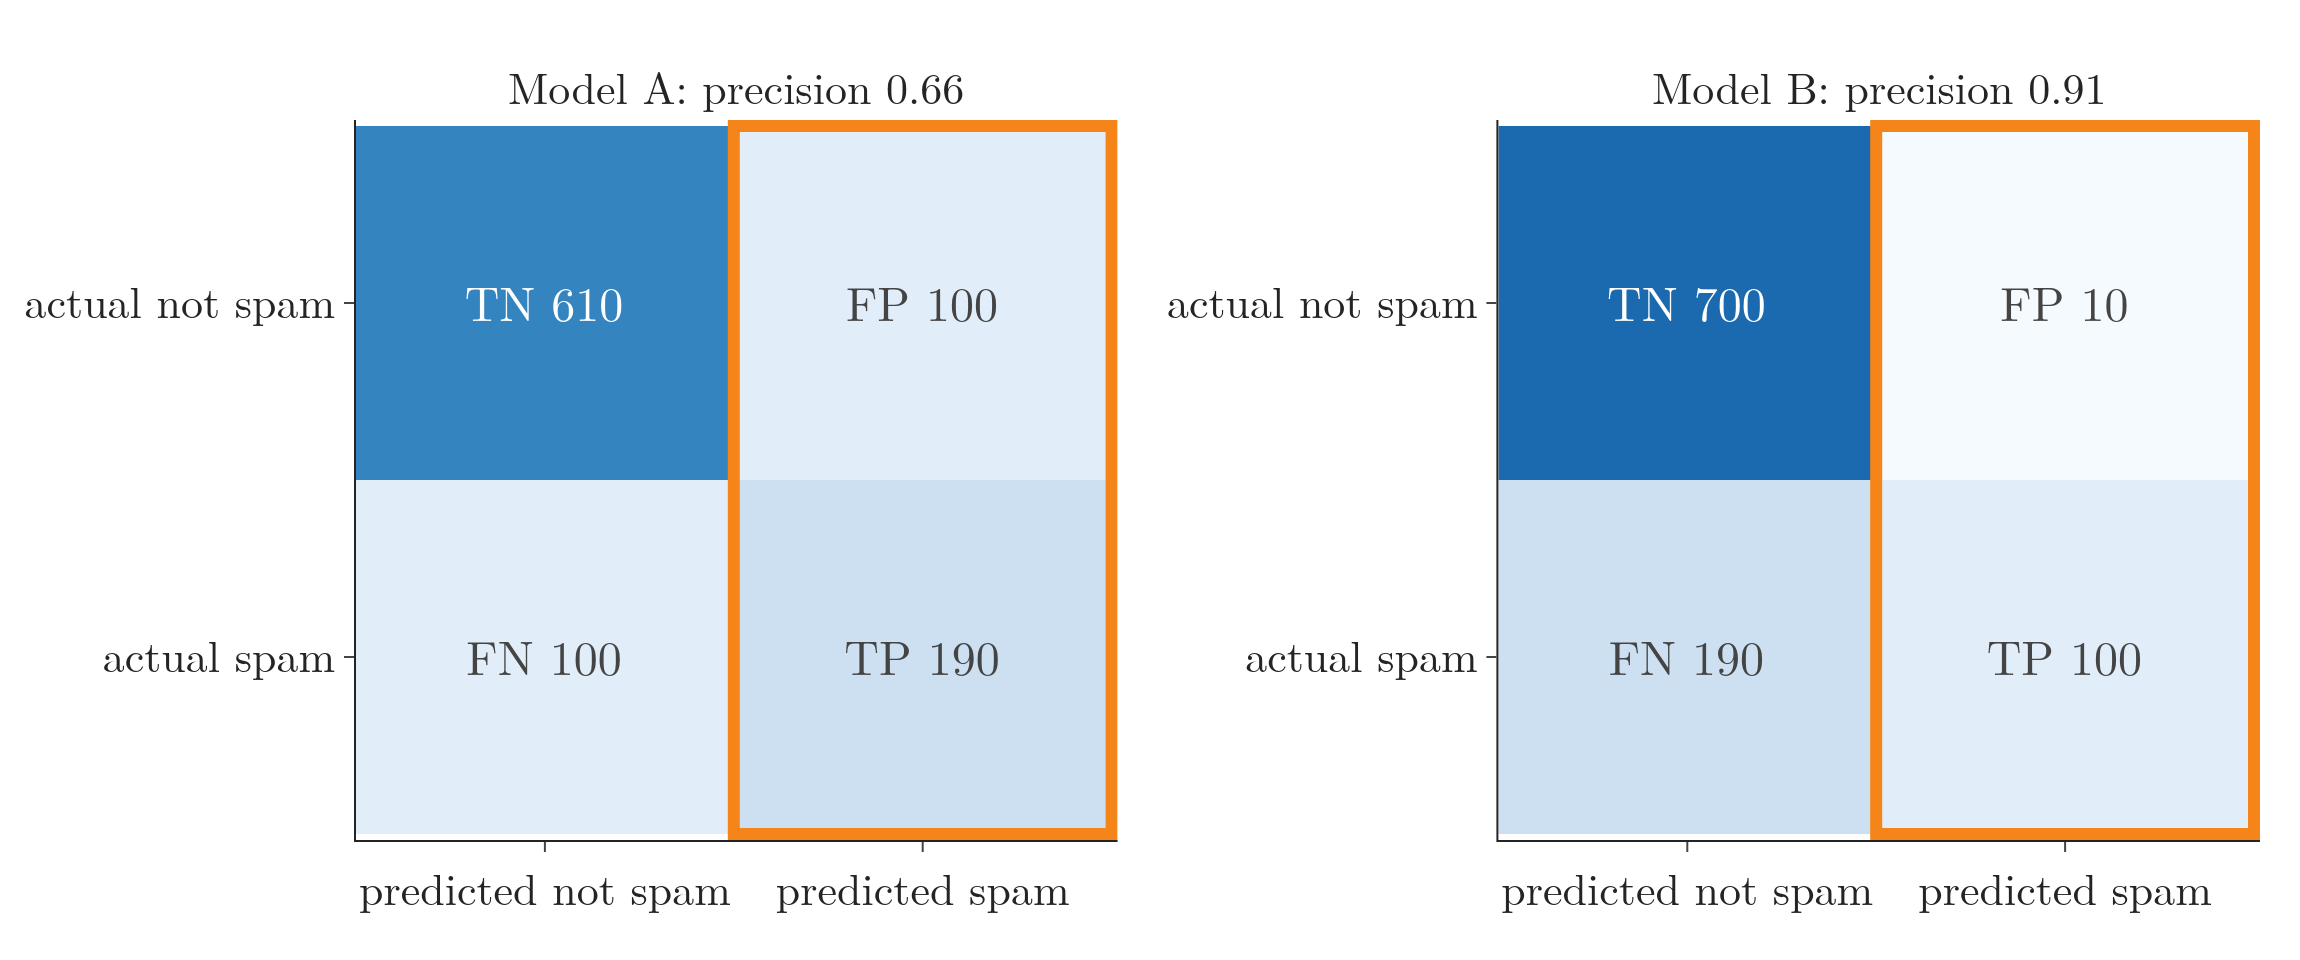

Source code (Python):
"""The two equal-accuracy model pairs of Sections 2 and 3 as confusion matrices (Plotly heatmaps).
spam_matrices.png: spam filters A and B, 1,000 emails, accuracy 0.80. The outlined column, everything predicted spam,
is what precision reads: 190 of 290 for A (0.66), 100 of 110 for B (0.91).
cancer_matrices.png: cancer detectors A and B, 1,000 X-rays, accuracy 0.90. The outlined row, everyone who really has
cancer, is what recall reads: 150 of 160 for A (0.94), 100 of 160 for B (0.63)."""
from pathlib import Path
import numpy as np
import plotly.graph_objects as go
from plotly.subplots import make_subplots
from gifkit import FONT, ORANGE

here = Path(__file__).parent


def draw(models, word, metric, acc, expect, out):
    """models: name -> (TP, FP, FN, TN). metric 'precision' outlines the predicted-positive column, 'recall' the actual-positive row."""
    score = {k: int(100 * tp / (tp + (fp if metric == "precision" else fn)) + 0.5) / 100 for k, (tp, fp, fn, tn) in models.items()}   # half up: 0.625 -> 0.63
    assert all((tp + tn) / 1000 == acc for tp, fp, fn, tn in models.values()) and list(score.values()) == expect
    fig = make_subplots(1, 2, horizontal_spacing=0.2, subplot_titles=[f"{k}: {metric} {v:.2f}" for k, v in score.items()])
    fig.update_annotations(font_size=22)
    for col, (k, (tp, fp, fn, tn)) in enumerate(models.items(), 1):
        M = np.array([[tn, fp], [fn, tp]])                       # rows: actual 0, 1; columns: predicted 0, 1
        lab = [[f"TN {tn}", f"FP {fp}"], [f"FN {fn}", f"TP {tp}"]]
        fig.add_trace(go.Heatmap(z=M[::-1], x=[f"predicted not {word}", f"predicted {word}"], y=[f"actual {word}", f"actual not {word}"],
                                 text=lab[::-1], texttemplate="%{text}", textfont=dict(size=24), colorscale="Blues", showscale=False,
                                 zmin=0, zmax=900), 1, col)
        box = dict(x0=0.5, x1=1.5, y0=-0.5, y1=1.5) if metric == "precision" else dict(x0=-0.5, x1=1.5, y0=-0.5, y1=0.5)
        fig.add_shape(type="rect", **box, line=dict(color=ORANGE, width=6), fillcolor="rgba(0,0,0,0)", opacity=1,
                      xref=f"x{col if col > 1 else ''}", yref=f"y{col if col > 1 else ''}")
    fig.update_layout(template="simple_white", width=1150, height=480, font=FONT, margin=dict(l=150, r=20, t=60, b=60))
    fig.write_image(here / out, scale=2)


draw({"Model A": (190, 100, 100, 610), "Model B": (100, 10, 190, 700)}, "spam", "precision", 0.8, [0.66, 0.91], "spam_matrices.png")
draw({"Model A": (150, 90, 10, 750), "Model B": (100, 40, 60, 800)}, "cancer", "recall", 0.9, [0.94, 0.63], "cancer_matrices.png")
